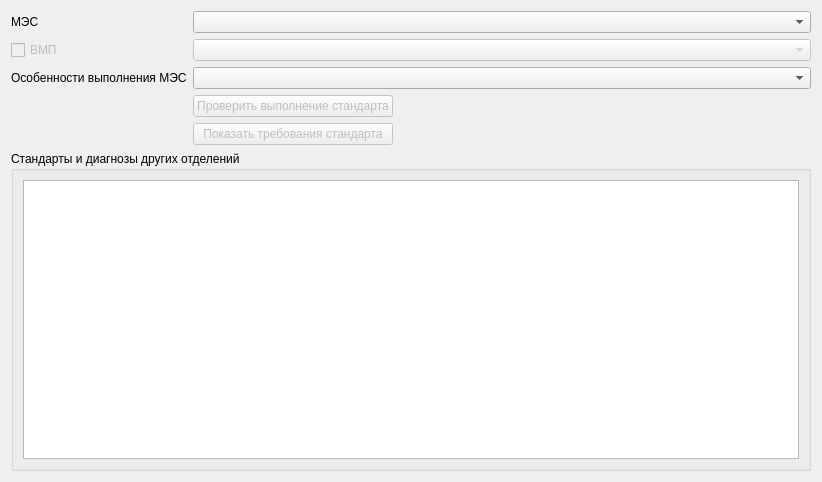
<?xml version="1.0" encoding="UTF-8"?>
<ui version="4.0">
 <class>EventMesPageWidget</class>
 <widget class="QWidget" name="EventMesPageWidget">
  <property name="geometry">
   <rect>
    <x>0</x>
    <y>0</y>
    <width>822</width>
    <height>482</height>
   </rect>
  </property>
  <property name="windowTitle">
   <string>Form</string>
  </property>
  <layout class="QVBoxLayout" name="verticalLayout">
   <item>
    <widget class="QScrollArea" name="scrollArea">
     <property name="frameShape">
      <enum>QFrame::NoFrame</enum>
     </property>
     <property name="widgetResizable">
      <bool>true</bool>
     </property>
     <widget class="QWidget" name="scrollAreaWidgetContents">
      <property name="geometry">
       <rect>
        <x>0</x>
        <y>0</y>
        <width>810</width>
        <height>470</height>
       </rect>
      </property>
      <layout class="QVBoxLayout" name="verticalLayout_2">
       <property name="margin">
        <number>0</number>
       </property>
       <item>
        <layout class="QGridLayout" name="gridLayout">
         <item row="5" column="0" colspan="3">
          <widget class="QGroupBox" name="grpRelatedEvents">
           <property name="title">
            <string>Стандарты и диагнозы других отделений</string>
           </property>
           <layout class="QHBoxLayout" name="horizontalLayout">
            <item>
             <widget class="CTableView" name="tblRelatedEvents">
              <property name="minimumSize">
               <size>
                <width>0</width>
                <height>100</height>
               </size>
              </property>
             </widget>
            </item>
           </layout>
          </widget>
         </item>
         <item row="0" column="0">
          <widget class="QLabel" name="lblMes">
           <property name="sizePolicy">
            <sizepolicy hsizetype="Maximum" vsizetype="Preferred">
             <horstretch>0</horstretch>
             <verstretch>0</verstretch>
            </sizepolicy>
           </property>
           <property name="text">
            <string>МЭС</string>
           </property>
           <property name="buddy">
            <cstring>cmbMes</cstring>
           </property>
          </widget>
         </item>
         <item row="1" column="0">
          <widget class="QCheckBox" name="chkHTG">
           <property name="enabled">
            <bool>false</bool>
           </property>
           <property name="text">
            <string>ВМП</string>
           </property>
          </widget>
         </item>
         <item row="2" column="0">
          <widget class="QLabel" name="lblMesSpecification">
           <property name="sizePolicy">
            <sizepolicy hsizetype="Maximum" vsizetype="Preferred">
             <horstretch>0</horstretch>
             <verstretch>0</verstretch>
            </sizepolicy>
           </property>
           <property name="text">
            <string>Особенности выполнения МЭС</string>
           </property>
           <property name="buddy">
            <cstring>cmbMesSpecification</cstring>
           </property>
          </widget>
         </item>
         <item row="3" column="1">
          <widget class="QPushButton" name="btnCheckMes">
           <property name="enabled">
            <bool>false</bool>
           </property>
           <property name="text">
            <string>Проверить выполнение стандарта</string>
           </property>
          </widget>
         </item>
         <item row="3" column="2">
          <spacer name="horizontalSpacer">
           <property name="orientation">
            <enum>Qt::Horizontal</enum>
           </property>
           <property name="sizeHint" stdset="0">
            <size>
             <width>40</width>
             <height>20</height>
            </size>
           </property>
          </spacer>
         </item>
         <item row="4" column="1">
          <widget class="QPushButton" name="btnShowMes">
           <property name="enabled">
            <bool>false</bool>
           </property>
           <property name="text">
            <string>Показать требования стандарта</string>
           </property>
          </widget>
         </item>
         <item row="4" column="2">
          <spacer name="horizontalSpacer_2">
           <property name="orientation">
            <enum>Qt::Horizontal</enum>
           </property>
           <property name="sizeHint" stdset="0">
            <size>
             <width>40</width>
             <height>20</height>
            </size>
           </property>
          </spacer>
         </item>
         <item row="2" column="1" colspan="2">
          <widget class="CRBComboBox" name="cmbMesSpecification">
           <property name="enabled">
            <bool>true</bool>
           </property>
          </widget>
         </item>
         <item row="1" column="1" colspan="2">
          <widget class="CRBComboBox" name="cmbHTG">
           <property name="enabled">
            <bool>false</bool>
           </property>
          </widget>
         </item>
         <item row="0" column="1" colspan="2">
          <layout class="QHBoxLayout" name="MESLayout">
           <item>
            <widget class="CMESComboBox" name="cmbMes"/>
           </item>
          </layout>
         </item>
         <item row="5" column="3">
          <spacer name="verticalSpacer">
           <property name="orientation">
            <enum>Qt::Vertical</enum>
           </property>
           <property name="sizeHint" stdset="0">
            <size>
             <width>0</width>
             <height>40</height>
            </size>
           </property>
          </spacer>
         </item>
        </layout>
       </item>
      </layout>
     </widget>
    </widget>
   </item>
  </layout>
 </widget>
 <customwidgets>
  <customwidget>
   <class>CRBComboBox</class>
   <extends>QComboBox</extends>
   <header>library/crbcombobox.h</header>
  </customwidget>
  <customwidget>
   <class>CTableView</class>
   <extends>QTableView</extends>
   <header>library/TableView.h</header>
  </customwidget>
  <customwidget>
   <class>CMESComboBox</class>
   <extends>QComboBox</extends>
   <header>library/MES/MESComboBox.h</header>
  </customwidget>
 </customwidgets>
 <resources/>
 <connections/>
</ui>
